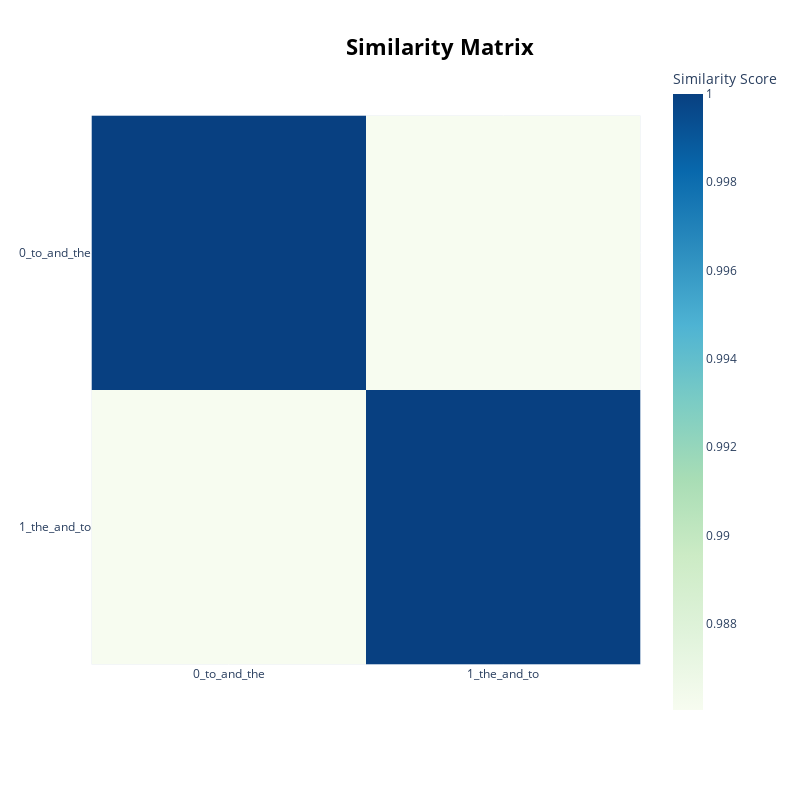

Notebook code cell kept with this figure:
### Code cell
# topic_model.visualize_topics()
topic_model.visualize_heatmap()

### Figure 1 — Plotly figure (JSON) as saved in the notebook; plotly's stock layout.template omitted (floating-point values rounded to 4 significant figures)
{"data": [{"coloraxis": "coloraxis", "hovertemplate": "x: %{x}<br>y: %{y}<br>Similarity Score: %{z}<extra></extra>", "name": "0", "type": "heatmap", "x": ["0_to_and_the", "1_the_and_to"], "xaxis": "x", "y": ["0_to_and_the", "1_the_and_to"], "yaxis": "y", "z": [[1.0, 0.986], [0.986, 1.0]]}], "layout": {"coloraxis": {"colorbar": {"title": {"text": "Similarity Score"}}, "colorscale": [[0, "rgb(247,252,240)"], [0.125, "rgb(224,243,219)"], [0.25, "rgb(204,235,197)"], [0.375, "rgb(168,221,181)"], [0.5, "rgb(123,204,196)"], [0.625, "rgb(78,179,211)"], [0.75, "rgb(43,140,190)"], [0.875, "rgb(8,104,172)"], [1, "rgb(8,64,129)"]]}, "height": 800, "hoverlabel": {"bgcolor": "white", "font": {"family": "Rockwell", "size": 16}}, "legend": {"title": {"text": "Trend"}}, "margin": {"t": 60}, "showlegend": true, "title": {"font": {"color": "Black", "size": 22}, "text": "<b>Similarity Matrix", "x": 0.55, "xanchor": "center", "y": 0.95, "yanchor": "top"}, "width": 800, "xaxis": {"anchor": "y", "autorange": true, "constrain": "domain", "domain": [0, 1], "range": [-0.5, 1.5], "scaleanchor": "y", "type": "category"}, "yaxis": {"anchor": "x", "autorange": true, "constrain": "domain", "domain": [0.08409, 0.9159], "range": [1.5, -0.5], "type": "category"}}}
